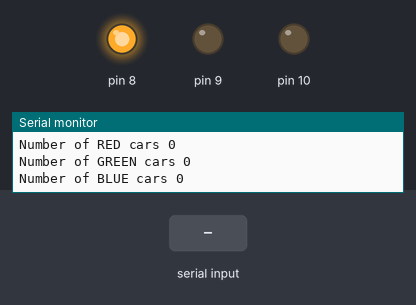
Recording of a sketch running on a simulated Arduino Uno, built with avr-gcc and run on an emulated ATmega328P. Shown: output pins drawn as LEDs (lit = HIGH), the last lines printed to the serial monitor. The inputs (shaded band) are chosen by the test bench. The modem accepts every AT command (registered, SIM ready, sends succeed) and sends nothing else.

Above: at 6.8 s.
6.9 s: "R\n" received over the second serial link
At 9.6 s:
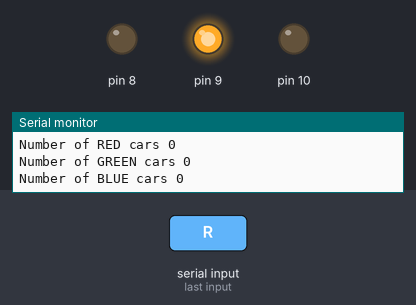
10.8 s: "\"\n" received over the second serial link
At 12.8 s:
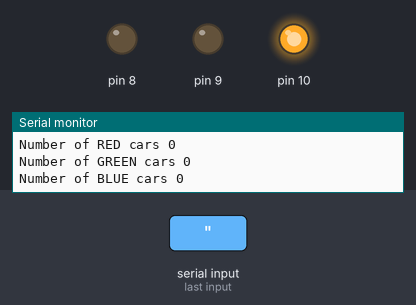
14.7 s: "O\n" received over the second serial link
Timing chart, 0 to 24.6 s (numbered marks = the images above; inputs shaded):
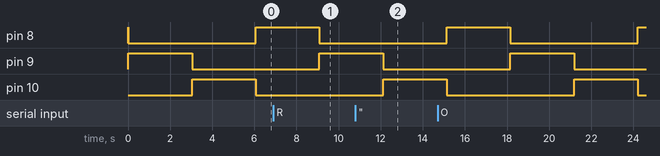

The sketch:

sketch_apr05b.ino
```cpp
 #include <SoftwareSerial.h>

SoftwareSerial esp8266(2,3); // make RX Arduino line is pin 2, make TX Arduino line is pin 3.
                             // This means that you need to connect the TX line from the esp to the Arduino's pin 2
                             // and the RX line from the esp to the Arduino's pin 3
int c1=0,c2=0,c3=0,c4=0,flag=1,count=0,flag2=0,flag3=0,Time=0,turn;
char led='R';
void setup()
{
  pinMode(8, OUTPUT);
  pinMode(9, OUTPUT);
  pinMode(10, OUTPUT);
  if(led=='R')
  {
    digitalWrite(8,HIGH);
    }


  Serial.begin(9600);
  esp8266.begin(9600); // your esp's baud rate might be different
  esp8266.println("AT+CWLAP");

}
 /* if(led=='R')
  {
    digitalWrite(8,HIGH);
    }

   if(led=='G')
  {
    digitalWrite(9,HIGH);
    }

  if(led=='B')
  {
    digitalWrite(10,HIGH);
    }

*/
  //delay(5000);
  //setup();


void set()
{
    esp8266.println("AT+CWLAP");
}
void loop()
{


  if(esp8266.available()) // check if the esp is sending a message
  {
    while(esp8266.available())
    {
      // The esp has data so display its output to the serial window
      char c = esp8266.read(); // read the next character.
      Serial.write(c);
      if(c=='"')
      {
       count++;
      }
      else if(c=='O')
      {
        flag3=1;}
      if(flag3==1&&c=='K')
      {
        //esp8266.write("density");
       // Serial.println(Time);
        density();


        change();
       // Serial.print(led);
        //Serial.println(turn);


      //  Serial.println(Time);
        if(Time==30)
        {
          light();
          }
        delay(3000);
        Time=Time+3;
        set();
        flag3=0;
        }
      int r=count%2;
      int q=count/2;
      if(r==1 && q%2==0)
      {
        flag=0;
        flag2++;
      }
      if(flag==0&&flag2==2)
      {
      //Serial.write(c);
      if(c=='R')
      {c1++;
        }
       else if(c=='G')
       {
        c2++;}
          else if(c=='B')
       {
        c3++;}

      flag=1;
      }
      if(r==0 && q%2==1)
      {
       flag2=0; }


  }


 //delay(10000);

  if(Serial.available())
  {
    // the following delay is required because otherwise the arduino will read the first letter of the command but not the rest
    // In other words without the delay if you use AT+RST, for example, the Arduino will read the letter A send it, then read the rest and send it
    // but we want to send everything at the same time.
    delay(1000);

    String command="";

    while(Serial.available()) // read the command character by character
    {
        // read one character
      command+=(char)Serial.read();
   }
      esp8266.println(command); // send the read character to the esp8266
  }


}

}
void density()
    {
     if(led=='R')
     {
      turn=c1;
      }
      else if(led=='G')
      {
        turn=c2;
        }
       else if(led=='B')
       {
        turn=c3;
        }

      Serial.print("\n");
Serial.print("Number of RED cars ");
      Serial.println(c1);

      c1=0;
Serial.print("Number of GREEN cars ");
      Serial.println(c2);

       c2=0;
      Serial.print("Number of BLUE cars ");
      Serial.println(c3);
       c3=0;
      }
void light()
{Time=0;
  if (led=='R')
  {
    digitalWrite(8,LOW);
    led='G';
    digitalWrite(9,HIGH);
    }
   else if(led=='G')
   {

    digitalWrite(9,LOW);
    led='B';
    digitalWrite(10,HIGH);
    }
    else if(led=='B')
    {
      digitalWrite(10,LOW);
      led='R';
      digitalWrite(8,HIGH);
      }


  }

void change()
{
 if(turn==0)
  { Time=0;
    if(led=='R')
    {
    digitalWrite(8,LOW);
    led='G';

    digitalWrite(9,HIGH);
      }

     else if(led=='G')
   {

    digitalWrite(9,LOW);
    led='B';
    digitalWrite(10,HIGH);
    }
    else if(led=='B')
    {
      digitalWrite(10,LOW);
      led='R';
      digitalWrite(8,HIGH);
      }

  }}
```
